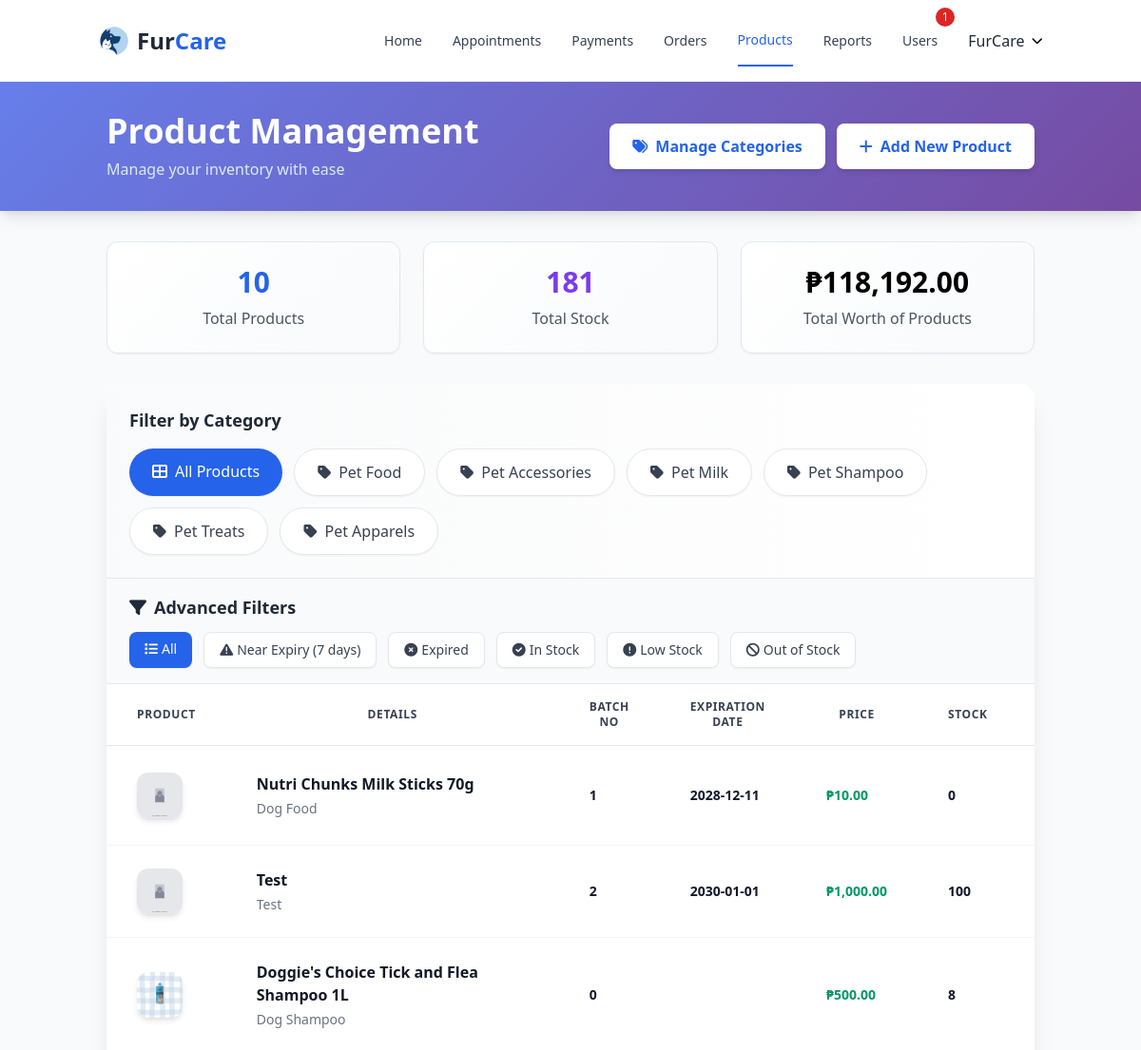
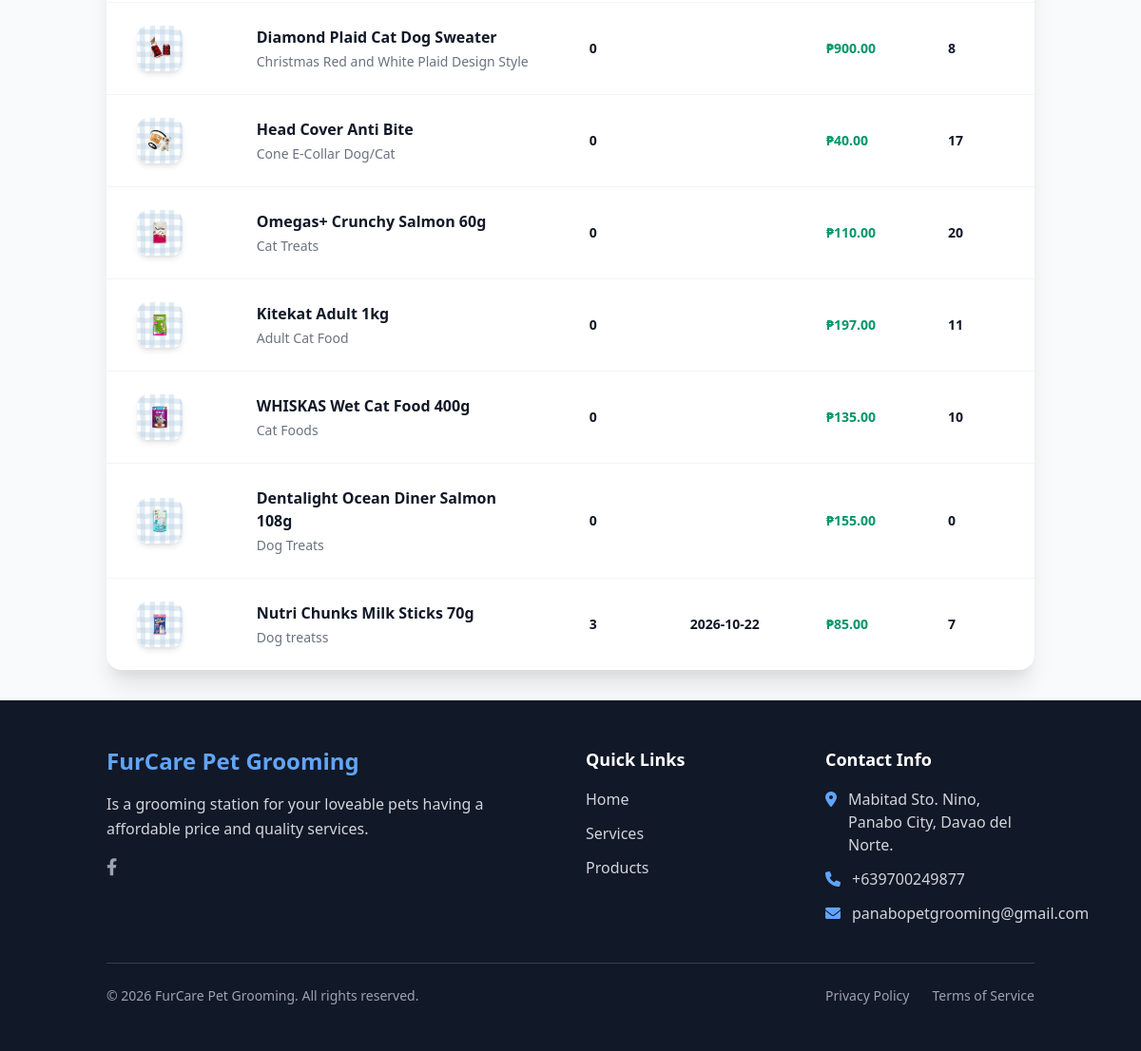
/admin/products.php (signed in), run on the app's committed database (2 pictures, top to bottom).
### tables this page shows
CREATE TABLE `users` (
  `id` int(11) NOT NULL,
  `first_name` varchar(50) NOT NULL,
  `last_name` varchar(50) NOT NULL,
  `email` varchar(100) NOT NULL,
  `password` varchar(255) NOT NULL,
  `phone` varchar(20) DEFAULT NULL,
  `address` text DEFAULT NULL,
  `is_admin` tinyint(1) DEFAULT 0,
  `is_verified` tinyint(1) DEFAULT 0,
  `is_approved` tinyint(1) NOT NULL DEFAULT 0,
  `verification_code` varchar(100) DEFAULT NULL,
  `reset_token` varchar(100) DEFAULT NULL,
  `reset_token_expires` datetime DEFAULT NULL,
  `created_at` timestamp NOT NULL DEFAULT current_timestamp(),
  `updated_at` timestamp NOT NULL DEFAULT current_timestamp() ON UPDATE current_timestamp(),
  `remember_token` varchar(100) DEFAULT NULL,
  `remember_token_expires` datetime DEFAULT NULL
);

CREATE TABLE `product_categories` (
  `id` int(11) NOT NULL,
  `name` varchar(50) NOT NULL,
  `description` text DEFAULT NULL,
  `created_at` timestamp NOT NULL DEFAULT current_timestamp(),
  `updated_at` timestamp NOT NULL DEFAULT current_timestamp() ON UPDATE current_timestamp()
);

CREATE TABLE `products` (
  `id` int(11) NOT NULL,
  `category_id` int(11) NOT NULL,
  `name` varchar(100) NOT NULL,
  `description` text DEFAULT NULL,
  `batchno` int(100) NOT NULL,
  `expiry` date DEFAULT NULL,
  `price` decimal(10,2) NOT NULL,
  `stock` int(11) NOT NULL,
  `image` varchar(255) DEFAULT NULL,
  `created_at` timestamp NOT NULL DEFAULT current_timestamp(),
  `updated_at` timestamp NOT NULL DEFAULT current_timestamp() ON UPDATE current_timestamp()
);

### admin/products.php (the view, shortened to what the rows shown need)
<?php require_once __DIR__ . '/../includes/config.php'; ?>
<?php require_once __DIR__ . '/../includes/header.php'; ?>
<?php
$category_id = $_GET['category_id'] ?? null;
$filter = $_GET['filter'] ?? 'all';
$sql = "SELECT * FROM products WHERE 1=1";
$params = [];
$sql .= " ORDER BY id DESC";
$stmt = $pdo->prepare($sql);
$stmt->execute($params);
$products = $stmt->fetchAll();
$categories = getProductCategories();
?>
<div class="min-h-screen bg-gray-50">
    <div class="gradient-bg shadow-lg">
        <div class="container mx-auto px-6 py-8">
            <div class="flex justify-between items-center">
                <div>
                    <h1 class="text-4xl font-bold text-white mb-2">Product Management</h1>
                </div>
            </div>
        </div>
    </div>
    <div class="container mx-auto px-6 py-8">
        <div class="bg-white rounded-2xl shadow-xl overflow-hidden">
            <div class="bg-gradient-to-r from-gray-50 to-white p-6 border-b border-gray-200">
                <div class="flex flex-wrap gap-3">
                    <a href="products.php?filter=<?php echo $filter; ?>"
                        class="category-filter px-6 py-3 rounded-full font-medium shadow-sm <?php echo !$category_id ? 'bg-blue-600 text-white shadow-blue-200' : 'bg-white text-gray-700 hover:bg-gray-50 border border-gray-200'; ?>">
                        <i class="fas fa-th-large mr-2"></i>All Products
                    </a>
                    <?php foreach ($categories as $category): ?>
                        <a href="products.php?category_id=<?php echo $category['id']; ?>&filter=<?php echo $filter; ?>"
                            class="category-filter px-6 py-3 rounded-full font-medium shadow-sm <?php echo $category_id == $category['id'] ? 'bg-blue-600 text-white shadow-blue-200' : 'bg-white text-gray-700 hover:bg-gray-50 border border-gray-200'; ?>">
                            <i class="fas fa-tag mr-2"></i><?php echo $category['name']; ?>
                        </a>
                    <?php endforeach; ?>
                </div>
            </div>
            <div class="overflow-x-auto">
                <table class="min-w-full">
                    <thead>
                        <tr class="border-b border-gray-200">
                            <th class="px-8 py-4 text-xs font-bold text-gray-700 uppercase tracking-wider">
                                Product</th>
                            <th class="px-8 py-4 text-xs font-bold text-gray-700 uppercase tracking-wider">
                                Details</th>
                            <th class="px-8 py-4 text-xs font-bold text-gray-700 uppercase tracking-wider">
                                Batch No</th>
                            <th class="px-8 py-4 text-xs font-bold text-gray-700 uppercase tracking-wider">
                                Expiration Date</th>
                            <th class="px-8 py-4 text-xs font-bold text-gray-700 uppercase tracking-wider">
                                Price</th>
                            <th class="px-8 py-4 text-xs font-bold text-gray-700 uppercase tracking-wider">
                                Stock</th>
                            <th class="px-8 py-4 text-xs font-bold text-gray-700 uppercase tracking-wider">
                                Status</th>
                        </tr>
                    </thead>
                    <tbody class="divide-y divide-gray-100">
                        <?php foreach ($products as $product):
                            ?>
                            <tr class="table-row transition-colors duration-200">
                                <td class="px-8 py-6">
                                    <div class="flex items-center space-x-4">
                                        <div class="relative">
                                            <img src="../assets/uploads/<?php echo $product['image'] ?: 'default-product.svg'; ?>"
                                                alt="<?php echo $product['name']; ?>"
                                                class="w-12 h-12 object-cover rounded-xl shadow-md"
                                                onerror="this.onerror=null; this.src='../assets/uploads/default-product.svg';">
                                        </div>
                                    </div>
                                </td>
                                <td class="px-8 py-6">
                                    <div class="space-y-1 ">
                                        <div class="text-md font-semibold text-gray-900"><?php echo $product['name']; ?>
                                        </div>
                                        <div class="text-sm text-gray-500 max-w-xs truncate">
                                            <?php echo $product['description']; ?>
                                        </div>
                                    </div>
                                </td>
                                <td class="px-8 py-6">
                                    <div class="flex items-center space-x-2">
                                        <span
                                            class="text-sm font-semibold text-gray-900"><?php echo $product['batchno']; ?></span>
                                    </div>
                                </td>
                                <td class="px-8 py-6">
                                    <div class="flex items-center space-x-2">
                                        <span
                                            class="text-sm font-semibold text-gray-900"><?php echo $product['expiry']; ?></span>
                                    </div>
                                </td>
                                <td class="px-8 py-6">
                                    <div class="text-sm font-semibold text-green-600">
                                        ₱<?php echo number_format($product['price'], 2); ?></div>
                                </td>
                                <td class="px-8 py-6">
                                    <div class="flex items-center space-x-2">
                                        <span
                                            class="text-sm font-semibold text-gray-900"><?php echo $product['stock']; ?></span>
                                    </div>
                                </td>
                                <td class="px-8 py-6">
                                </td>
                            </tr>
                        <?php endforeach; ?>
                    </tbody>
                </table>
            </div>
        </div>
    </div>
</div>
<?php require_once __DIR__ . '/../includes/footer.php'; ?>

### includes/nav.php (shortened to what the rows shown need)
<?php
$current_page = basename($_SERVER['PHP_SELF']);
?>
<nav class="bg-white shadow-lg">
    <div class="container mx-auto px-4">
        <div class="flex justify-between items-center py-4">
            <div class="hidden md:flex items-center space-x-8">
                <?php if (isLoggedIn() && isAdmin()): ?>
                    <div class="hidden md:flex items-center space-x-8">
                        <a href="../admin/index.php"
                            class="text-sm font-medium <?= ($current_page == 'index.php') ? 'text-blue-600 border-b-2 border-blue-600 pb-4' : 'text-gray-700' ?> hover:text-blue-600 transition duration-300 py-4">
                            Home
                        </a>
                        <a href="../admin/appointments.php"
                            class="text-sm font-medium <?= ($current_page == 'appointments.php') ? 'text-blue-600 border-b-2 border-blue-600 pb-4' : 'text-gray-700' ?> hover:text-blue-600 transition duration-300 py-4 relative">
                            Appointments
                        </a>
                        <a href="../admin/payment-review.php"
                            class="text-sm font-medium <?= ($current_page == 'payment-review.php') ? 'text-blue-600 border-b-2 border-blue-600 pb-4' : 'text-gray-700' ?> hover:text-blue-600 transition duration-300 py-4 relative">
                            Payments
                        </a>
                        <a href="../admin/orders.php"
                            class="text-sm font-medium <?= ($current_page == 'orders.php') ? 'text-blue-600 border-b-2 border-blue-600 pb-4' : 'text-gray-700' ?> hover:text-blue-600 transition duration-300 py-4">
                            Orders
                        </a>
                        <a href="../admin/products.php"
                            class="text-sm font-medium <?= ($current_page == 'products.php') ? 'text-blue-600 border-b-2 border-blue-600 pb-4' : 'text-gray-700' ?> hover:text-blue-600 transition duration-300 py-4">
                            Products
                        </a>
                        <a href="../admin/reports.php"
                            class="text-sm font-medium <?= ($current_page == 'reports.php') ? 'text-blue-600 border-b-2 border-blue-600 pb-4' : 'text-gray-700' ?> hover:text-blue-600 transition duration-300 py-4">
                            Reports
                        </a>
                        <a href="../admin/manage-registrations.php"
                            class="text-sm font-medium <?= ($current_page == 'manage-registrations.php') ? 'text-blue-600 border-b-2 border-blue-600 pb-4' : 'text-gray-700' ?> hover:text-blue-600 transition duration-300 py-4 relative">
                            Users
                            <?php
                            $stmt = $pdo->prepare("SELECT COUNT(*) as pending_count FROM users WHERE is_approved = 0");
                            $stmt->execute();
                            $result = $stmt->fetch(PDO::FETCH_ASSOC);
                            $pending_reg_count = $result['pending_count'] ?? 0;
                            if ($pending_reg_count > 0): ?>
                                <span
                                    class="absolute -top-1 -right-2 bg-red-600 text-white text-xs rounded-full h-5 w-5 flex items-center justify-center font-medium transform translate-x-1/2 -translate-y-1/4">
                                    <?= $pending_reg_count ?>
                                </span>
                            <?php endif; ?>
                        </a>
                    </div>
                    <div class="relative group">
                        <button class="flex items-center space-x-2 focus:outline-none">
                            <span class="text-gray-800 text-md font-medium"><?php echo getUser()['first_name']; ?></span>
                            <i class="fas fa-chevron-down text-xs"></i>
                        </button>
                    </div>
                <?php endif; ?>
            </div>
        </div>
    </div>
</nav>

### data on the page
users: first_name "FurCare"
product_categories: name "Pet Food"
product_categories: name "Pet Accessories"
product_categories: name "Pet Milk"
product_categories: name "Pet Shampoo"
product_categories: name "Pet Treats"
product_categories: name "Pet Apparels"
products: name "Nutri Chunks Milk Sticks 70g", description "Dog Food", batchno "1", expiry "2028-12-11", price "10.00", stock "0"
products: name "Test", description "Test", batchno "2", expiry "2030-01-01", price "1,000.00", stock "100"
products: image (picture), name "Doggie's Choice Tick and Flea Shampoo 1L", description "Dog Shampoo", batchno "0", price "500.00", stock "8"
products: image (picture), name "Diamond Plaid Cat Dog Sweater", description "Christmas Red and White Plaid Design Style", batchno "0", price "900.00", stock "8"
products: image (picture), name "Head Cover Anti Bite", description "Cone E-Collar Dog/Cat", batchno "0", price "40.00", stock "17"
products: image (picture), name "Omegas+ Crunchy Salmon 60g", description "Cat Treats", batchno "0", price "110.00", stock "20"
products: image (picture), name "Kitekat Adult 1kg", description "Adult Cat Food", batchno "0", price "197.00", stock "11"
products: image (picture), name "WHISKAS Wet Cat Food 400g", description "Cat Foods", batchno "0", price "135.00", stock "10"
products: image (picture), name "Dentalight Ocean Diner Salmon 108g", description "Dog Treats", batchno "0", price "155.00", stock "0"
products: image (picture), name "Nutri Chunks Milk Sticks 70g", description "Dog treatss", batchno "3", expiry "2026-10-22", price "85.00", stock "7"

### other printed values
$pending_reg_count "1"
count($products) "10"
array_sum(array_column($products, 'stock')) "181"
$expiry_days "7"
